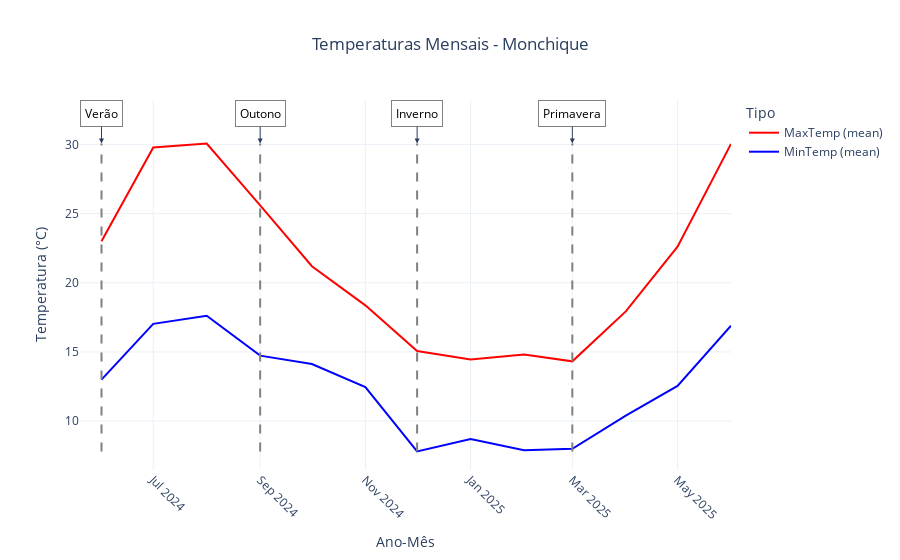
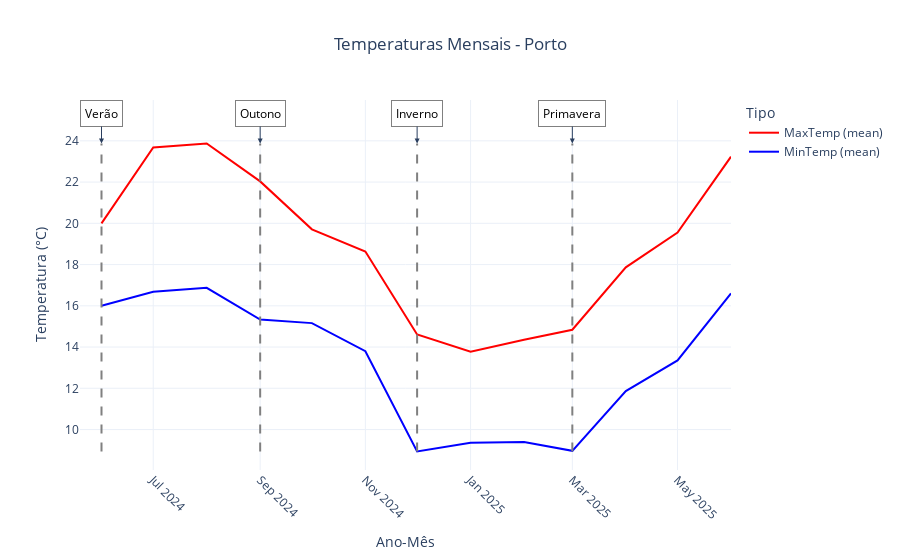
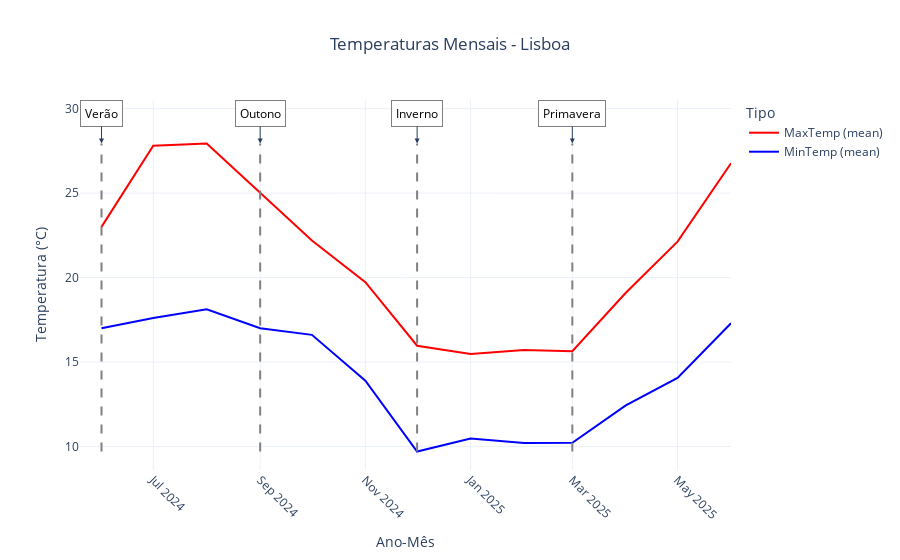
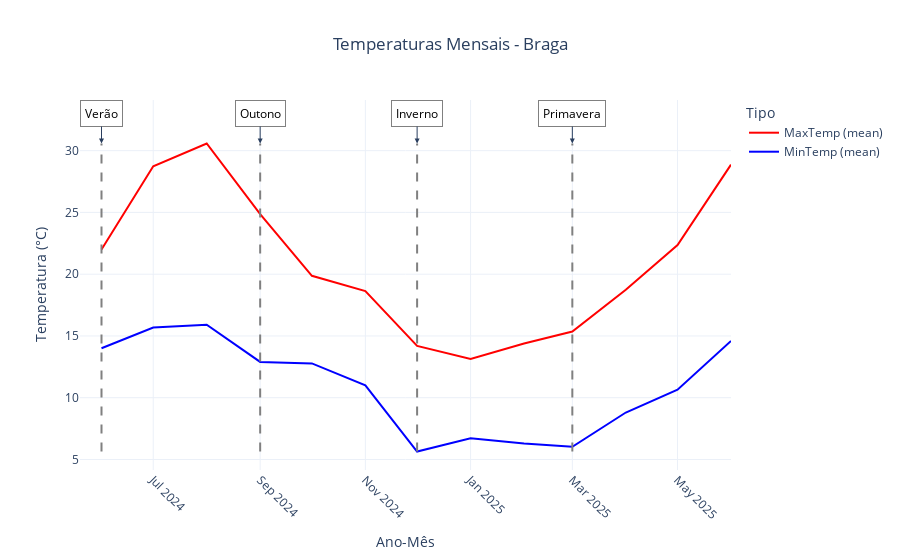

The cell these charts' notebook holds for them, in order:
### Code cell
# Exemplo de uso:
cidades_lista = ['Monchique','Porto', 'Lisboa', 'Braga', 'Setubal']
plot_temperaturas(cidades_lista, df_resumo_mensal)

### Figure 1 — Plotly figure (JSON) as saved in the notebook; plotly's stock layout.template omitted (floating-point values rounded to 4 significant figures)
{"data": [{"hovertemplate": "Tipo=media_maxtemp<br>Ano-Mês=%{x}<br>Temperatura (°C)=%{y}<extra></extra>", "legendgroup": "media_maxtemp", "line": {"color": "red", "dash": "solid"}, "marker": {"symbol": "circle"}, "mode": "lines", "name": "MaxTemp (mean)", "orientation": "v", "showlegend": true, "type": "scatter", "x": ["2024-06", "2024-07", "2024-08", "2024-09", "2024-10", "2024-11", "2024-12", "2025-01", "2025-02", "2025-03", "2025-04", "2025-05", "2025-06"], "xaxis": "x", "y": [23.0, 29.77, 30.06, 25.6, 21.19, 18.37, 15.06, 14.45, 14.82, 14.32, 17.93, 22.61, 30.03], "yaxis": "y"}, {"hovertemplate": "Tipo=media_mintemp<br>Ano-Mês=%{x}<br>Temperatura (°C)=%{y}<extra></extra>", "legendgroup": "media_mintemp", "line": {"color": "blue", "dash": "solid"}, "marker": {"symbol": "circle"}, "mode": "lines", "name": "MinTemp (mean)", "orientation": "v", "showlegend": true, "type": "scatter", "x": ["2024-06", "2024-07", "2024-08", "2024-09", "2024-10", "2024-11", "2024-12", "2025-01", "2025-02", "2025-03", "2025-04", "2025-05", "2025-06"], "xaxis": "x", "y": [13.0, 17.03, 17.61, 14.73, 14.13, 12.47, 7.806, 8.71, 7.893, 8.0, 10.4, 12.55, 16.9], "yaxis": "y"}], "layout": {"annotations": [{"arrowhead": 2, "ax": 0, "ay": -30, "bgcolor": "white", "bordercolor": "gray", "borderpad": 4, "borderwidth": 1, "font": {"color": "black", "size": 12}, "showarrow": true, "text": "Verão", "x": "2024-06", "y": 30.06}, {"arrowhead": 2, "ax": 0, "ay": -30, "bgcolor": "white", "bordercolor": "gray", "borderpad": 4, "borderwidth": 1, "font": {"color": "black", "size": 12}, "showarrow": true, "text": "Outono", "x": "2024-09", "y": 30.06}, {"arrowhead": 2, "ax": 0, "ay": -30, "bgcolor": "white", "bordercolor": "gray", "borderpad": 4, "borderwidth": 1, "font": {"color": "black", "size": 12}, "showarrow": true, "text": "Inverno", "x": "2024-12", "y": 30.06}, {"arrowhead": 2, "ax": 0, "ay": -30, "bgcolor": "white", "bordercolor": "gray", "borderpad": 4, "borderwidth": 1, "font": {"color": "black", "size": 12}, "showarrow": true, "text": "Primavera", "x": "2025-03", "y": 30.06}], "legend": {"title": {"text": "Tipo"}, "tracegroupgap": 0}, "shapes": [{"line": {"color": "gray", "dash": "dash", "width": 2}, "type": "line", "x0": "2024-06", "x1": "2024-06", "xref": "x", "y0": 7.806, "y1": 30.06, "yref": "y"}, {"line": {"color": "gray", "dash": "dash", "width": 2}, "type": "line", "x0": "2024-09", "x1": "2024-09", "xref": "x", "y0": 7.806, "y1": 30.06, "yref": "y"}, {"line": {"color": "gray", "dash": "dash", "width": 2}, "type": "line", "x0": "2024-12", "x1": "2024-12", "xref": "x", "y0": 7.806, "y1": 30.06, "yref": "y"}, {"line": {"color": "gray", "dash": "dash", "width": 2}, "type": "line", "x0": "2025-03", "x1": "2025-03", "xref": "x", "y0": 7.806, "y1": 30.06, "yref": "y"}], "title": {"text": "Temperaturas Mensais - Monchique", "x": 0.5, "xanchor": "center"}, "xaxis": {"anchor": "y", "domain": [0, 1], "tickangle": 45, "title": {"text": "Ano-Mês"}}, "yaxis": {"anchor": "x", "domain": [0, 1], "title": {"text": "Temperatura (°C)"}}}}

### Figure 2 — Plotly figure (JSON) as saved in the notebook; plotly's stock layout.template omitted (floating-point values rounded to 4 significant figures)
{"data": [{"hovertemplate": "Tipo=media_maxtemp<br>Ano-Mês=%{x}<br>Temperatura (°C)=%{y}<extra></extra>", "legendgroup": "media_maxtemp", "line": {"color": "red", "dash": "solid"}, "marker": {"symbol": "circle"}, "mode": "lines", "name": "MaxTemp (mean)", "orientation": "v", "showlegend": true, "type": "scatter", "x": ["2024-06", "2024-07", "2024-08", "2024-09", "2024-10", "2024-11", "2024-12", "2025-01", "2025-02", "2025-03", "2025-04", "2025-05", "2025-06"], "xaxis": "x", "y": [20.0, 23.68, 23.87, 22.03, 19.71, 18.63, 14.61, 13.77, 14.36, 14.84, 17.87, 19.55, 23.23], "yaxis": "y"}, {"hovertemplate": "Tipo=media_mintemp<br>Ano-Mês=%{x}<br>Temperatura (°C)=%{y}<extra></extra>", "legendgroup": "media_mintemp", "line": {"color": "blue", "dash": "solid"}, "marker": {"symbol": "circle"}, "mode": "lines", "name": "MinTemp (mean)", "orientation": "v", "showlegend": true, "type": "scatter", "x": ["2024-06", "2024-07", "2024-08", "2024-09", "2024-10", "2024-11", "2024-12", "2025-01", "2025-02", "2025-03", "2025-04", "2025-05", "2025-06"], "xaxis": "x", "y": [16.0, 16.68, 16.87, 15.33, 15.16, 13.8, 8.935, 9.355, 9.393, 8.968, 11.87, 13.35, 16.6], "yaxis": "y"}], "layout": {"annotations": [{"arrowhead": 2, "ax": 0, "ay": -30, "bgcolor": "white", "bordercolor": "gray", "borderpad": 4, "borderwidth": 1, "font": {"color": "black", "size": 12}, "showarrow": true, "text": "Verão", "x": "2024-06", "y": 23.87}, {"arrowhead": 2, "ax": 0, "ay": -30, "bgcolor": "white", "bordercolor": "gray", "borderpad": 4, "borderwidth": 1, "font": {"color": "black", "size": 12}, "showarrow": true, "text": "Outono", "x": "2024-09", "y": 23.87}, {"arrowhead": 2, "ax": 0, "ay": -30, "bgcolor": "white", "bordercolor": "gray", "borderpad": 4, "borderwidth": 1, "font": {"color": "black", "size": 12}, "showarrow": true, "text": "Inverno", "x": "2024-12", "y": 23.87}, {"arrowhead": 2, "ax": 0, "ay": -30, "bgcolor": "white", "bordercolor": "gray", "borderpad": 4, "borderwidth": 1, "font": {"color": "black", "size": 12}, "showarrow": true, "text": "Primavera", "x": "2025-03", "y": 23.87}], "legend": {"title": {"text": "Tipo"}, "tracegroupgap": 0}, "shapes": [{"line": {"color": "gray", "dash": "dash", "width": 2}, "type": "line", "x0": "2024-06", "x1": "2024-06", "xref": "x", "y0": 8.935, "y1": 23.87, "yref": "y"}, {"line": {"color": "gray", "dash": "dash", "width": 2}, "type": "line", "x0": "2024-09", "x1": "2024-09", "xref": "x", "y0": 8.935, "y1": 23.87, "yref": "y"}, {"line": {"color": "gray", "dash": "dash", "width": 2}, "type": "line", "x0": "2024-12", "x1": "2024-12", "xref": "x", "y0": 8.935, "y1": 23.87, "yref": "y"}, {"line": {"color": "gray", "dash": "dash", "width": 2}, "type": "line", "x0": "2025-03", "x1": "2025-03", "xref": "x", "y0": 8.935, "y1": 23.87, "yref": "y"}], "title": {"text": "Temperaturas Mensais - Porto", "x": 0.5, "xanchor": "center"}, "xaxis": {"anchor": "y", "domain": [0, 1], "tickangle": 45, "title": {"text": "Ano-Mês"}}, "yaxis": {"anchor": "x", "domain": [0, 1], "title": {"text": "Temperatura (°C)"}}}}

### Figure 3 — Plotly figure (JSON) as saved in the notebook; plotly's stock layout.template omitted (floating-point values rounded to 4 significant figures)
{"data": [{"hovertemplate": "Tipo=media_maxtemp<br>Ano-Mês=%{x}<br>Temperatura (°C)=%{y}<extra></extra>", "legendgroup": "media_maxtemp", "line": {"color": "red", "dash": "solid"}, "marker": {"symbol": "circle"}, "mode": "lines", "name": "MaxTemp (mean)", "orientation": "v", "showlegend": true, "type": "scatter", "x": ["2024-06", "2024-07", "2024-08", "2024-09", "2024-10", "2024-11", "2024-12", "2025-01", "2025-02", "2025-03", "2025-04", "2025-05", "2025-06"], "xaxis": "x", "y": [23.0, 27.81, 27.94, 25.03, 22.19, 19.73, 15.97, 15.48, 15.71, 15.65, 19.1, 22.13, 26.77], "yaxis": "y"}, {"hovertemplate": "Tipo=media_mintemp<br>Ano-Mês=%{x}<br>Temperatura (°C)=%{y}<extra></extra>", "legendgroup": "media_mintemp", "line": {"color": "blue", "dash": "solid"}, "marker": {"symbol": "circle"}, "mode": "lines", "name": "MinTemp (mean)", "orientation": "v", "showlegend": true, "type": "scatter", "x": ["2024-06", "2024-07", "2024-08", "2024-09", "2024-10", "2024-11", "2024-12", "2025-01", "2025-02", "2025-03", "2025-04", "2025-05", "2025-06"], "xaxis": "x", "y": [17.0, 17.61, 18.13, 17.0, 16.61, 13.9, 9.71, 10.48, 10.21, 10.23, 12.43, 14.06, 17.3], "yaxis": "y"}], "layout": {"annotations": [{"arrowhead": 2, "ax": 0, "ay": -30, "bgcolor": "white", "bordercolor": "gray", "borderpad": 4, "borderwidth": 1, "font": {"color": "black", "size": 12}, "showarrow": true, "text": "Verão", "x": "2024-06", "y": 27.94}, {"arrowhead": 2, "ax": 0, "ay": -30, "bgcolor": "white", "bordercolor": "gray", "borderpad": 4, "borderwidth": 1, "font": {"color": "black", "size": 12}, "showarrow": true, "text": "Outono", "x": "2024-09", "y": 27.94}, {"arrowhead": 2, "ax": 0, "ay": -30, "bgcolor": "white", "bordercolor": "gray", "borderpad": 4, "borderwidth": 1, "font": {"color": "black", "size": 12}, "showarrow": true, "text": "Inverno", "x": "2024-12", "y": 27.94}, {"arrowhead": 2, "ax": 0, "ay": -30, "bgcolor": "white", "bordercolor": "gray", "borderpad": 4, "borderwidth": 1, "font": {"color": "black", "size": 12}, "showarrow": true, "text": "Primavera", "x": "2025-03", "y": 27.94}], "legend": {"title": {"text": "Tipo"}, "tracegroupgap": 0}, "shapes": [{"line": {"color": "gray", "dash": "dash", "width": 2}, "type": "line", "x0": "2024-06", "x1": "2024-06", "xref": "x", "y0": 9.71, "y1": 27.94, "yref": "y"}, {"line": {"color": "gray", "dash": "dash", "width": 2}, "type": "line", "x0": "2024-09", "x1": "2024-09", "xref": "x", "y0": 9.71, "y1": 27.94, "yref": "y"}, {"line": {"color": "gray", "dash": "dash", "width": 2}, "type": "line", "x0": "2024-12", "x1": "2024-12", "xref": "x", "y0": 9.71, "y1": 27.94, "yref": "y"}, {"line": {"color": "gray", "dash": "dash", "width": 2}, "type": "line", "x0": "2025-03", "x1": "2025-03", "xref": "x", "y0": 9.71, "y1": 27.94, "yref": "y"}], "title": {"text": "Temperaturas Mensais - Lisboa", "x": 0.5, "xanchor": "center"}, "xaxis": {"anchor": "y", "domain": [0, 1], "tickangle": 45, "title": {"text": "Ano-Mês"}}, "yaxis": {"anchor": "x", "domain": [0, 1], "title": {"text": "Temperatura (°C)"}}}}

### Figure 4 — Plotly figure (JSON) as saved in the notebook; plotly's stock layout.template omitted (floating-point values rounded to 4 significant figures)
{"data": [{"hovertemplate": "Tipo=media_maxtemp<br>Ano-Mês=%{x}<br>Temperatura (°C)=%{y}<extra></extra>", "legendgroup": "media_maxtemp", "line": {"color": "red", "dash": "solid"}, "marker": {"symbol": "circle"}, "mode": "lines", "name": "MaxTemp (mean)", "orientation": "v", "showlegend": true, "type": "scatter", "x": ["2024-06", "2024-07", "2024-08", "2024-09", "2024-10", "2024-11", "2024-12", "2025-01", "2025-02", "2025-03", "2025-04", "2025-05", "2025-06"], "xaxis": "x", "y": [22.0, 28.74, 30.58, 24.87, 19.87, 18.63, 14.19, 13.13, 14.39, 15.35, 18.73, 22.35, 28.87], "yaxis": "y"}, {"hovertemplate": "Tipo=media_mintemp<br>Ano-Mês=%{x}<br>Temperatura (°C)=%{y}<extra></extra>", "legendgroup": "media_mintemp", "line": {"color": "blue", "dash": "solid"}, "marker": {"symbol": "circle"}, "mode": "lines", "name": "MinTemp (mean)", "orientation": "v", "showlegend": true, "type": "scatter", "x": ["2024-06", "2024-07", "2024-08", "2024-09", "2024-10", "2024-11", "2024-12", "2025-01", "2025-02", "2025-03", "2025-04", "2025-05", "2025-06"], "xaxis": "x", "y": [14.0, 15.68, 15.9, 12.9, 12.77, 11.0, 5.645, 6.71, 6.286, 6.032, 8.8, 10.65, 14.6], "yaxis": "y"}], "layout": {"annotations": [{"arrowhead": 2, "ax": 0, "ay": -30, "bgcolor": "white", "bordercolor": "gray", "borderpad": 4, "borderwidth": 1, "font": {"color": "black", "size": 12}, "showarrow": true, "text": "Verão", "x": "2024-06", "y": 30.58}, {"arrowhead": 2, "ax": 0, "ay": -30, "bgcolor": "white", "bordercolor": "gray", "borderpad": 4, "borderwidth": 1, "font": {"color": "black", "size": 12}, "showarrow": true, "text": "Outono", "x": "2024-09", "y": 30.58}, {"arrowhead": 2, "ax": 0, "ay": -30, "bgcolor": "white", "bordercolor": "gray", "borderpad": 4, "borderwidth": 1, "font": {"color": "black", "size": 12}, "showarrow": true, "text": "Inverno", "x": "2024-12", "y": 30.58}, {"arrowhead": 2, "ax": 0, "ay": -30, "bgcolor": "white", "bordercolor": "gray", "borderpad": 4, "borderwidth": 1, "font": {"color": "black", "size": 12}, "showarrow": true, "text": "Primavera", "x": "2025-03", "y": 30.58}], "legend": {"title": {"text": "Tipo"}, "tracegroupgap": 0}, "shapes": [{"line": {"color": "gray", "dash": "dash", "width": 2}, "type": "line", "x0": "2024-06", "x1": "2024-06", "xref": "x", "y0": 5.645, "y1": 30.58, "yref": "y"}, {"line": {"color": "gray", "dash": "dash", "width": 2}, "type": "line", "x0": "2024-09", "x1": "2024-09", "xref": "x", "y0": 5.645, "y1": 30.58, "yref": "y"}, {"line": {"color": "gray", "dash": "dash", "width": 2}, "type": "line", "x0": "2024-12", "x1": "2024-12", "xref": "x", "y0": 5.645, "y1": 30.58, "yref": "y"}, {"line": {"color": "gray", "dash": "dash", "width": 2}, "type": "line", "x0": "2025-03", "x1": "2025-03", "xref": "x", "y0": 5.645, "y1": 30.58, "yref": "y"}], "title": {"text": "Temperaturas Mensais - Braga", "x": 0.5, "xanchor": "center"}, "xaxis": {"anchor": "y", "domain": [0, 1], "tickangle": 45, "title": {"text": "Ano-Mês"}}, "yaxis": {"anchor": "x", "domain": [0, 1], "title": {"text": "Temperatura (°C)"}}}}
